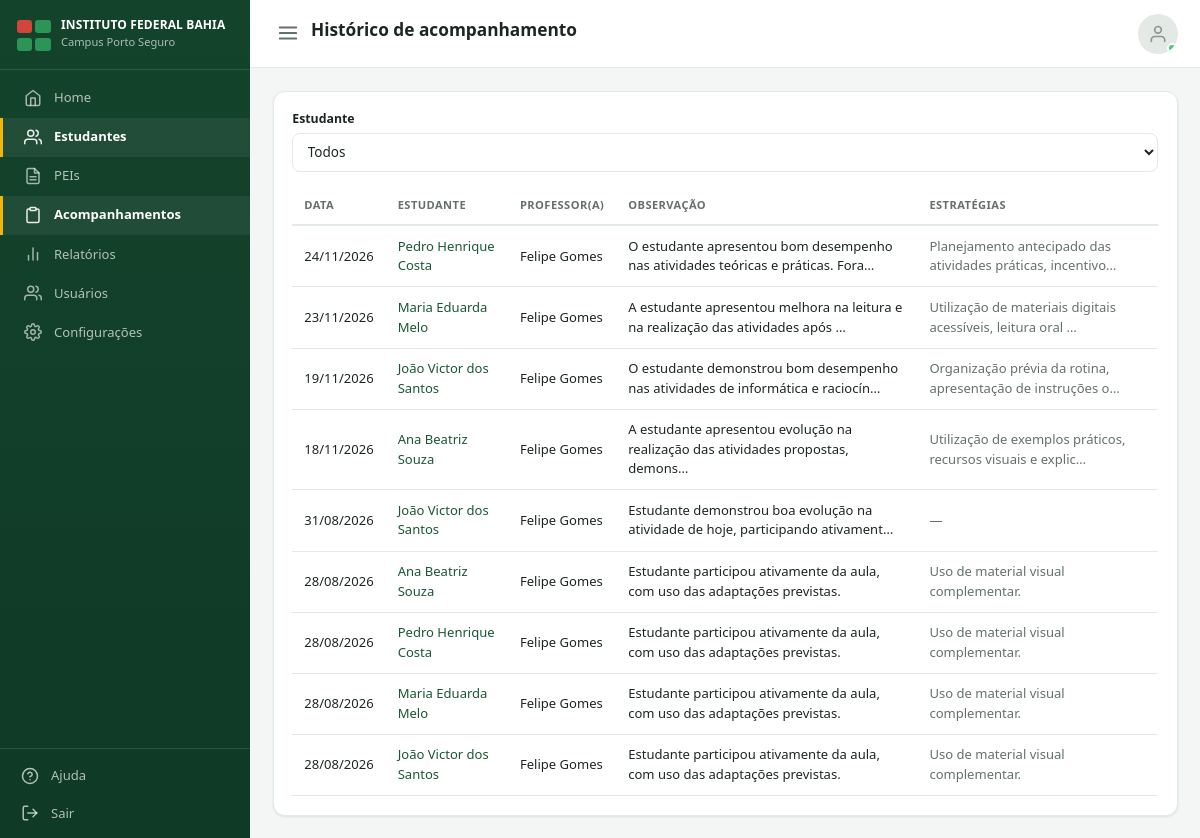
Screenshot of /estudantes/acompanhamentos/historico/ (signed in) with the database file from the repository.
### estudantes/models.py (models this page shows, shortened)
class Acompanhamento(models.Model):
    estudante = models.ForeignKey(Estudante, on_delete=models.CASCADE, related_name='acompanhamentos')
    professor = models.ForeignKey(
        settings.AUTH_USER_MODEL, on_delete=models.SET_NULL, null=True,
        related_name='acompanhamentos_registrados',
    )
    data = models.DateField('Data do registro')
    observacao = models.TextField('Observação pedagógica')
    estrategias_aplicadas = models.TextField('Estratégias aplicadas', blank=True)
    adaptacoes_realizadas = models.TextField('Adaptações realizadas', blank=True)
    criado_em = models.DateTimeField(auto_now_add=True)
    class Meta:
        verbose_name = 'Registro de acompanhamento'
        verbose_name_plural = 'Registros de acompanhamento'
        ordering = ['-data', '-criado_em']

class Estudante(models.Model):
    class Necessidade(models.TextChoices):
        DEFICIENCIA_INTELECTUAL = 'deficiencia_intelectual', 'Deficiência Intelectual'
        DEFICIENCIA_FISICA = 'deficiencia_fisica', 'Deficiência Física'
        BAIXA_VISAO = 'baixa_visao', 'Baixa Visão'
        CEGUEIRA = 'cegueira', 'Cegueira'
        SURDEZ = 'surdez', 'Surdez/Deficiência Auditiva'
        TEA = 'tea', 'Transtorno do Espectro Autista (TEA)'
        TDAH = 'tdah', 'TDAH'
        ALTAS_HABILIDADES = 'altas_habilidades', 'Altas Habilidades/Superdotação'
        OUTROS = 'outros', 'Outros'
    nome_completo = models.CharField('Nome completo', max_length=150)
    data_nascimento = models.DateField('Data de nascimento', null=True, blank=True)
    matricula = models.CharField('Matrícula', max_length=30, unique=True)
    curso = models.CharField('Curso', max_length=150, blank=True)
    turma = models.CharField('Turma', max_length=50, blank=True)
    campus = models.CharField('Campus', max_length=100, default='Porto Seguro')
    telefone = models.CharField('Telefone do estudante', max_length=20, blank=True)
    email = models.EmailField('E-mail do estudante', blank=True)
    responsavel_nome = models.CharField('Nome do responsável', max_length=150, blank=True)
    responsavel_telefone = models.CharField('Telefone do responsável', max_length=20, blank=True)
    foto = models.ImageField('Foto', upload_to='estudantes/fotos/', null=True, blank=True)
    necessidade_especifica = models.CharField(
        'Necessidade específica', max_length=30, choices=Necessidade.choices,
        default=Necessidade.OUTROS,
    )
    descricao_necessidade = models.TextField('Descrição da necessidade', blank=True)
    professor_responsavel = models.ForeignKey(
        settings.AUTH_USER_MODEL, on_delete=models.SET_NULL, null=True, blank=True,
        related_name='estudantes_responsavel', verbose_name='Professor(a) AEE responsável',
    )
    ativo = models.BooleanField('Ativo', default=True)
    criado_por = models.ForeignKey(
        settings.AUTH_USER_MODEL, on_delete=models.SET_NULL, null=True, blank=True,
        related_name='estudantes_cadastrados',
    )
    criado_em = models.DateTimeField(auto_now_add=True)
    atualizado_em = models.DateTimeField(auto_now=True)
    class Meta:
        verbose_name = 'Estudante'
        verbose_name_plural = 'Estudantes'
        ordering = ['nome_completo']

### accounts/models.py (models this page shows)
class Usuario(AbstractUser):
    class Perfil(models.TextChoices):
        COORDENACAO = 'coordenacao', 'Coordenação CAPNE'
        PROFESSOR = 'professor', 'Professor'
    perfil = models.CharField(
        max_length=20, choices=Perfil.choices, default=Perfil.PROFESSOR,
    )
    registro = models.CharField(
        'Matrícula/SIAPE', max_length=30, blank=True,
    )
    campus = models.CharField(max_length=100, blank=True, default='Porto Seguro')
    telefone = models.CharField(max_length=20, blank=True)
    ativo = models.BooleanField(default=True)
    criado_em = models.DateTimeField(auto_now_add=True)
    class Meta:
        verbose_name = 'Usuário'
        verbose_name_plural = 'Usuários'
        ordering = ['first_name', 'last_name']
    def __str__(self):
        return self.get_full_name() or self.username
    @property
    def is_coordenacao(self):
        return self.perfil == self.Perfil.COORDENACAO

### estudantes/views.py (the view)
# urls.py: path('acompanhamentos/historico/', views.acompanhamento_historico, name='acompanhamento_historico'),
@login_required
def acompanhamento_historico(request):
    registros = Acompanhamento.objects.select_related('estudante', 'professor')
    if not request.user.is_coordenacao:
        registros = registros.filter(professor=request.user)
    estudante_id = request.GET.get('estudante')
    if estudante_id:
        registros = registros.filter(estudante_id=estudante_id)
    return render(request, 'estudantes/acompanhamento_historico.html', {
        'registros': registros,
        'estudantes': _visible_estudantes(request.user),
    })

### dashboard/templatetags/icons.py (called while the page is built)
@register.simple_tag
def icon(name, size=18, css_class=''):
    path = PATHS.get(name, '')
    extra = f' {css_class}' if css_class else ''
    return mark_safe(
        f'<svg xmlns="http://www.w3.org/2000/svg" width="{size}" height="{size}" viewBox="0 0 24 24" '
        f'fill="none" stroke="currentColor" stroke-width="2" stroke-linecap="round" '
        f'stroke-linejoin="round" class="icon-svg{extra}">{path}</svg>'
    )

### estudantes/views.py (called while the page is built)
def _visible_estudantes(user):
    qs = Estudante.objects.all()
    if user.is_coordenacao:
        return qs
    return qs.filter(professor_responsavel=user)

### templates/estudantes/acompanhamento_historico.html (shortened to what this page needs)
{% extends 'base.html' %}
{% load icons %}
{% block page_title %}Histórico de acompanhamento{% endblock %}
{% block content %}
<div class="card">
  <form method="get" class="form-row" style="margin-bottom:1rem">
    <div class="form-group mb-0">
      <label>Estudante</label>
      <select class="form-control" name="estudante" onchange="this.form.submit()">
        <option value="">Todos</option>
      </select>
    </div>
  </form>
  <div class="table-wrap">
    <table class="data-table">
      <thead>
        <tr><th>Data</th><th>Estudante</th>{% if user.is_coordenacao %}<th>Professor(a)</th>{% endif %}<th>Observação</th><th>Estratégias</th></tr>
      </thead>
      <tbody>
        {% for registro in registros %}
        <tr>
          <td>{{ registro.data|date:'d/m/Y' }}</td>
          <td><a href="{% url 'estudantes:detail' registro.estudante.pk %}?tab=acompanhamentos">{{ registro.estudante.nome_completo }}</a></td>
          {% if user.is_coordenacao %}<td>{{ registro.professor|default:'—' }}</td>{% endif %}
          <td>{{ registro.observacao|truncatechars:80 }}</td>
          <td class="text-muted">{{ registro.estrategias_aplicadas|truncatechars:60|default:'—' }}</td>
        </tr>
        {% empty %}
        <tr><td colspan="5"><div class="empty-state">{% icon 'clipboard' size=28 %}<div style="margin-top:.5rem">Nenhum registro de acompanhamento encontrado.</div></div></td></tr>
        {% endfor %}
      </tbody>
    </table>
  </div>
</div>
{% endblock %}

### static/css/style.css (style rules this page uses)
:root { --verde-900: #0f3a26; --verde-800: #14432b; --verde-700: #1a5734; --verde-600: #227a45; --verde-500: #2d9457; --verde-100: #e6f4ec; --verde-50: #f2faf5; --roxo: #7c6fe0; --amarelo: #f2b705; --azul: #3b82c4; --cinza-cat: #a2ada7; --bg: #f3f6f4; --card-bg: #ffffff; --text: #1c2621; --text-muted: #647169; --border: #e3e9e5; --danger: #d1453b; --danger-bg: #fbe9e7; --warning: #b8860b; --warning-bg: #fff6e0; --sucesso: #1a5734; --sucesso-bg: #e6f4ec; --radius: 12px; --shadow: 0 1px 2px rgba(15, 58, 38, 0.05), 0 1px 3px rgba(15, 58, 38, 0.05); --sidebar-w: 250px; --laranja: #d98a1f; --laranja-bg: #fdf1e0; }
* { box-sizing: border-box; }
.icon-svg { display: inline-block; vertical-align: middle; flex-shrink: 0; }
.btn .icon-svg, .quick-link .icon-svg, .topbar-profile .icon-svg { display: block; }
html, body { margin: 0; padding: 0; background: var(--bg); color: var(--text); font-family: "Segoe UI", Roboto, -apple-system, BlinkMacSystemFont, Arial, sans-serif; font-size: 15px; line-height: 1.5; }
a { color: var(--verde-700); text-decoration: none; }
.sidebar-nav a .icon-svg { flex-shrink: 0; opacity: .9; }
.card { background: var(--card-bg); border: 1px solid var(--border); border-radius: var(--radius); box-shadow: var(--shadow); padding: 1.25rem; }
label { display: block; font-size: .82rem; font-weight: 600; margin-bottom: .3rem; color: var(--text); }
.form-control { width: 100%; padding: .55rem .7rem; border: 1px solid var(--border); border-radius: 8px; font-size: .9rem; background: #fff; color: var(--text); font-family: inherit; }
.form-row { display: grid; grid-template-columns: repeat(auto-fit, minmax(220px, 1fr)); gap: 1rem; }
.form-group { margin-bottom: 1rem; }
.table-wrap { overflow-x: auto; }
table.data-table { width: 100%; border-collapse: collapse; font-size: .87rem; }
.data-table th { text-align: left; padding: .7rem .8rem; border-bottom: 2px solid var(--border); color: var(--text-muted); font-size: .74rem; text-transform: uppercase; letter-spacing: .04em; }
.data-table td { padding: .7rem .8rem; border-bottom: 1px solid var(--border); vertical-align: middle; }
.text-muted { color: var(--text-muted); }
.mb-0 { margin-bottom: 0; }

### rows the page displays
Acompanhamento: data "24/11/2026", estudante.nome_completo "Pedro Henrique Costa", professor "Felipe Gomes", observacao "O estudante apresentou bom desempenho nas atividades teóricas e práticas. Fora…", estrategias_aplicadas "Planejamento antecipado das atividades práticas, incentivo…"
Acompanhamento: data "23/11/2026", estudante.nome_completo "Maria Eduarda Melo", professor "Felipe Gomes", observacao "A estudante apresentou melhora na leitura e na realização das atividades após …", estrategias_aplicadas "Utilização de materiais digitais acessíveis, leitura oral …"
Acompanhamento: data "19/11/2026", estudante.nome_completo "João Victor dos Santos", professor "Felipe Gomes", observacao "O estudante demonstrou bom desempenho nas atividades de informática e raciocín…", estrategias_aplicadas "Organização prévia da rotina, apresentação de instruções o…"
Acompanhamento: data "18/11/2026", estudante.nome_completo "Ana Beatriz Souza", professor "Felipe Gomes", observacao "A estudante apresentou evolução na realização das atividades propostas, demons…", estrategias_aplicadas "Utilização de exemplos práticos, recursos visuais e explic…"
Acompanhamento: data "31/08/2026", estudante.nome_completo "João Victor dos Santos", professor "Felipe Gomes", observacao "Estudante demonstrou boa evolução na atividade de hoje, participando ativament…", estrategias_aplicadas "—"
Acompanhamento: data "28/08/2026", estudante.nome_completo "Ana Beatriz Souza", professor "Felipe Gomes", observacao "Estudante participou ativamente da aula, com uso das adaptações previstas.", estrategias_aplicadas "Uso de material visual complementar."
Acompanhamento: data "28/08/2026", estudante.nome_completo "Pedro Henrique Costa", professor "Felipe Gomes", observacao "Estudante participou ativamente da aula, com uso das adaptações previstas.", estrategias_aplicadas "Uso de material visual complementar."
Acompanhamento: data "28/08/2026", estudante.nome_completo "Maria Eduarda Melo", professor "Felipe Gomes", observacao "Estudante participou ativamente da aula, com uso das adaptações previstas.", estrategias_aplicadas "Uso de material visual complementar."
Acompanhamento: data "28/08/2026", estudante.nome_completo "João Victor dos Santos", professor "Felipe Gomes", observacao "Estudante participou ativamente da aula, com uso das adaptações previstas.", estrategias_aplicadas "Uso de material visual complementar."
